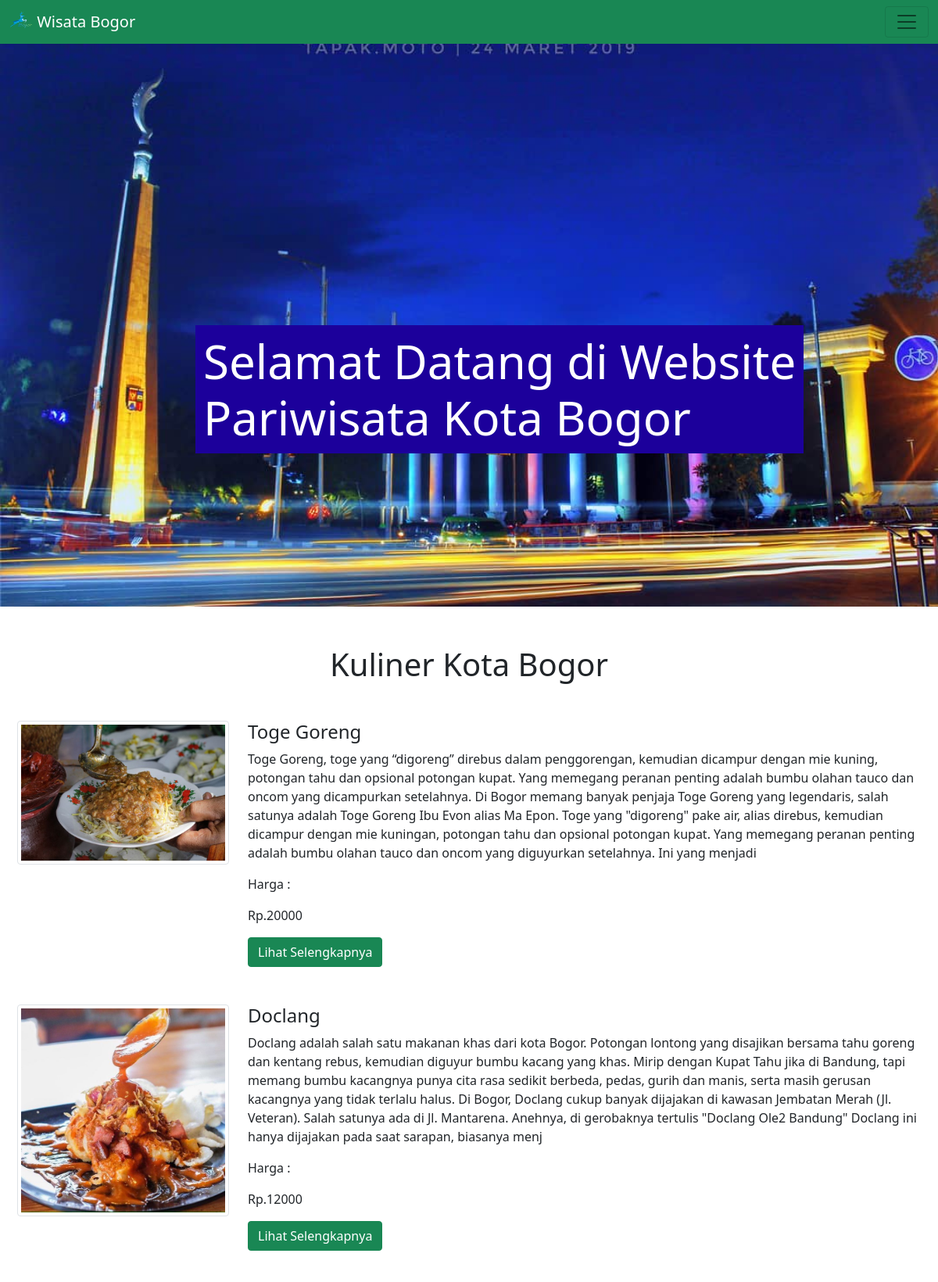
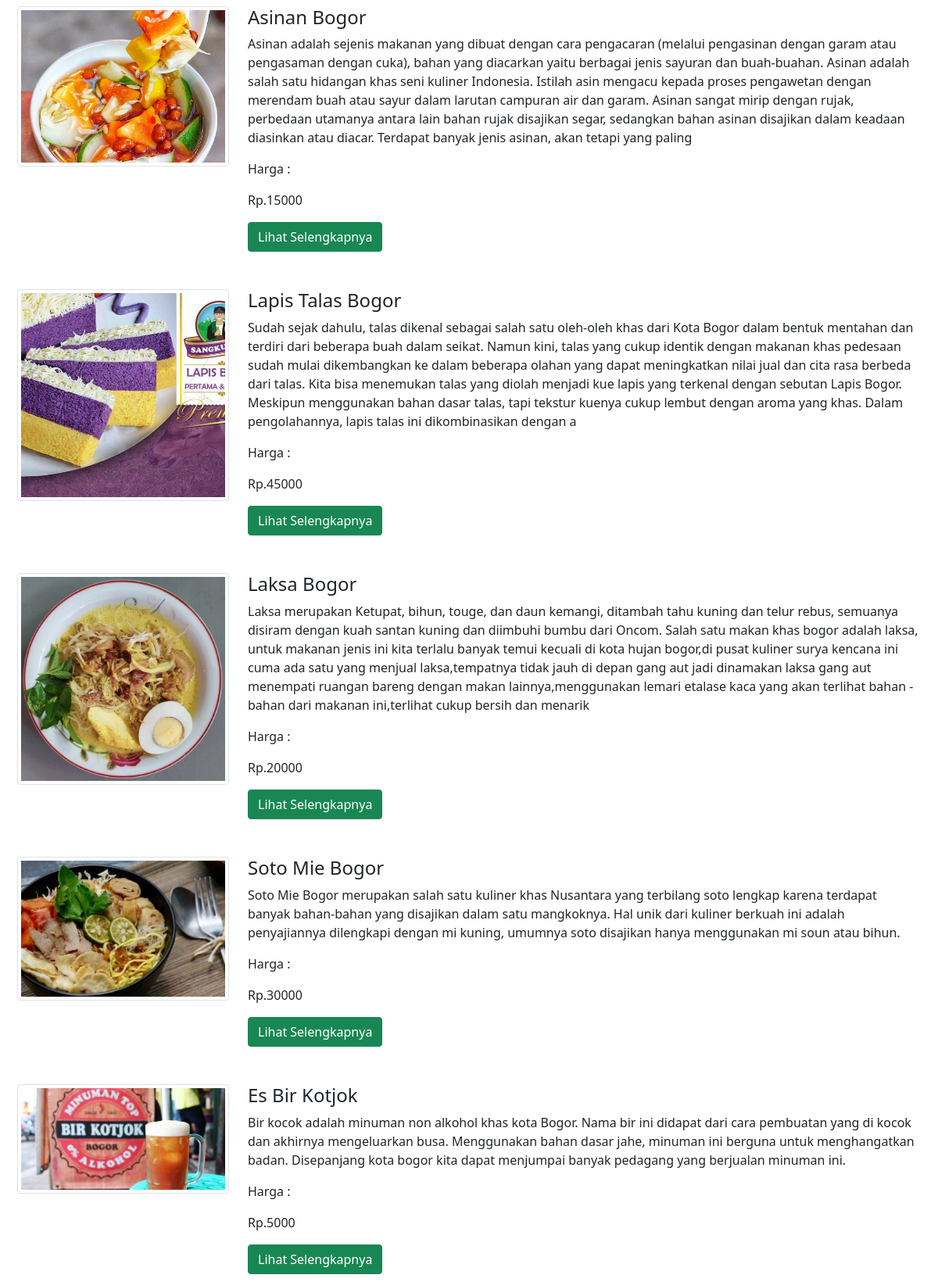
The app's page /wisata-bogor/index.php/frontend/kulinerFrontend with its own data (2 pictures, top to bottom).
### tables this page shows
CREATE TABLE `wisata_kuliner` (
  `id_kuliner` int(15) NOT NULL,
  `nama_kuliner` varchar(60) NOT NULL,
  `keterangan` varchar(600) NOT NULL,
  `kategori` varchar(20) NOT NULL,
  `harga` int(11) NOT NULL,
  `gambar` varchar(258) NOT NULL
);

### wisata-bogor/application/controllers/Frontend.php (called while the page is built, shortened)
<?php
class Frontend extends CI_Controller
{
    public function kulinerFrontend()
    {
        $data['wisata'] = $this->ModelWisata->getWisata()->result_array();
        $data['kuliner'] = $this->ModelWisata->getKuliner()->result_array();
        $data['judul'] = 'Home';
        $this->load->view('templates/header-frontend', $data);
        $this->load->view('frontend/kuliner-frontend', $data);
        $this->load->view('templates/footer-frontend');
    }
}

### wisata-bogor/index.php (called while the page is built, shortened)
<?php
require_once BASEPATH.'core/CodeIgniter.php';

### wisata-bogor/application/models/ModelWisata.php (called while the page is built, shortened)
<?php
class ModelWisata extends CI_Model
{
	public function getKuliner()
    {
        return $this->db->get('wisata_kuliner');
    }
}
?>

### wisata-bogor/application/views/frontend/kuliner-frontend.php (the view)
<div class="bg">
    <h1>Selamat Datang di Website<br>Pariwisata Kota Bogor</h1>
</div>
<div class="container-fluid mt-3">
    <div class="wisata" id="kuliner">
        <h1 class="text-center">Kuliner Kota Bogor</h1>
        <?php
        foreach ($kuliner as $k) { ?>
            <div class="row mt-5">
                <div class="col-sm-3">
                    <img src="<?php echo base_url() ?>assets/img/upload/<?= $k['gambar']; ?>" alt="..." class="img-thumbnail">
                </div>
                <div class="col-sm-9">
                    <h4><?= $k['nama_kuliner']; ?></h4>
                    <p><?= $k['keterangan']; ?></p>
                    <p>Harga : </p>
                    <p>Rp.<?= $k['harga']; ?></p>
                    <a href="" class="btn btn-success">Lihat Selengkapnya</a>
                </div>
            </div>
        <?php } ?>
    </div>
</div>

### wisata-bogor/application/views/templates/header-frontend.php (shortened to what this page needs)
<!DOCTYPE html>
<html lang="en">
<head>
    <link href="<?= base_url('assets/'); ?>css/bootstrap.css" rel="stylesheet" type="text/css">
    <link href="<?= base_url('assets/'); ?>css/wisata.css" rel="stylesheet" type="text/css">
</head>
<body>
    <nav class="navbar navbar-light bg-success">
        <div class="container-fluid">
            <a class="navbar-brand text-white" href="#">
                <img src="<?= base_url('assets/'); ?>img/icon.png" alt="" width="30" height="24" class="d-inline-block align-text-top">
                Wisata Bogor
            </a>
            <button class="navbar-toggler" type="button" data-bs-toggle="collapse" data-bs-target="#navbarNav" aria-controls="navbarNav" aria-expanded="false" aria-label="Toggle navigation">
                <span class="navbar-toggler-icon"></span>
            </button>
        </div>
    </nav>

### wisata-bogor/application/views/templates/footer-frontend.php (shortened to what this page needs)
</body>
</html>

### wisata-bogor/assets/css/wisata.css (style rules this page uses)
.navbar { background-color: green; color: white; }
.bg h1 { padding: 10px; width: fit-content; background-color: rgb(28, 0, 155); font-size: 60px; position: relative; color: white; top: 50%; left: 250px; }
.wisata { margin-top: 40px; padding: 10px; }

### records on screen
wisata_kuliner: gambar (picture), nama_kuliner "Toge Goreng", keterangan "Toge Goreng, toge yang “digoreng” direbus dalam penggorengan, kemudian dicampur dengan mie kuning, potongan tahu dan opsional potongan kupat. Yang memegang peranan penting adalah bumbu olahan tauco dan oncom yang dicampurkan setelahnya. Di Bogor memang banyak penjaja Toge Goreng yang legendaris, salah satunya adalah Toge Goreng Ibu Evon alias Ma Epon. Toge yang \"digoreng\" pake air, alias direbus, kemudian dicampur dengan mie kuningan, potongan tahu dan opsional potongan kupat. Yang memegang peranan penting adalah bumbu olahan tauco dan oncom yang diguyurkan setelahnya. Ini yang menjadi", harga "20000"
wisata_kuliner: gambar (picture), nama_kuliner "Doclang", keterangan "Doclang adalah salah satu makanan khas dari kota Bogor. Potongan lontong yang disajikan bersama tahu goreng dan kentang rebus, kemudian diguyur bumbu kacang yang khas. Mirip dengan Kupat Tahu jika di Bandung, tapi memang bumbu kacangnya punya cita rasa sedikit berbeda, pedas, gurih dan manis, serta masih gerusan kacangnya yang tidak terlalu halus. Di Bogor, Doclang cukup banyak dijajakan di kawasan Jembatan Merah (Jl. Veteran). Salah satunya ada di Jl. Mantarena. Anehnya, di gerobaknya tertulis \"Doclang Ole2 Bandung\" Doclang ini hanya dijajakan pada saat sarapan, biasanya menj", harga "12000"
wisata_kuliner: gambar (picture), nama_kuliner "Asinan Bogor", keterangan "Asinan adalah sejenis makanan yang dibuat dengan cara pengacaran (melalui pengasinan dengan garam atau pengasaman dengan cuka), bahan yang diacarkan yaitu berbagai jenis sayuran dan buah-buahan. Asinan adalah salah satu hidangan khas seni kuliner Indonesia. Istilah asin mengacu kepada proses pengawetan dengan merendam buah atau sayur dalam larutan campuran air dan garam. Asinan sangat mirip dengan rujak, perbedaan utamanya antara lain bahan rujak disajikan segar, sedangkan bahan asinan disajikan dalam keadaan diasinkan atau diacar. Terdapat banyak jenis asinan, akan tetapi yang paling", harga "15000"
wisata_kuliner: gambar (picture), nama_kuliner "Lapis Talas Bogor", keterangan "Sudah sejak dahulu, talas dikenal sebagai salah satu oleh-oleh khas dari Kota Bogor dalam bentuk mentahan dan terdiri dari beberapa buah dalam seikat. Namun kini, talas yang cukup identik dengan makanan khas pedesaan sudah mulai dikembangkan ke dalam beberapa olahan yang dapat meningkatkan nilai jual dan cita rasa berbeda dari talas. Kita bisa menemukan talas yang diolah menjadi kue lapis yang terkenal dengan sebutan Lapis Bogor. Meskipun menggunakan bahan dasar talas, tapi tekstur kuenya cukup lembut dengan aroma yang khas. Dalam pengolahannya, lapis talas ini dikombinasikan dengan a", harga "45000"
wisata_kuliner: gambar (picture), nama_kuliner "Laksa Bogor", keterangan "Laksa merupakan Ketupat, bihun, touge, dan daun kemangi, ditambah tahu kuning dan telur rebus, semuanya disiram dengan kuah santan kuning dan diimbuhi bumbu dari Oncom. Salah satu makan khas bogor adalah laksa, untuk makanan jenis ini kita terlalu banyak temui kecuali di kota hujan bogor,di pusat kuliner surya kencana ini cuma ada satu yang menjual laksa,tempatnya tidak jauh di depan gang aut jadi dinamakan laksa gang aut menempati ruangan bareng dengan makan lainnya,menggunakan lemari etalase kaca yang akan terlihat bahan - bahan dari makanan ini,terlihat cukup bersih dan menarik", harga "20000"
wisata_kuliner: gambar (picture), nama_kuliner "Soto Mie Bogor", keterangan "Soto Mie Bogor merupakan salah satu kuliner khas Nusantara yang terbilang soto lengkap karena terdapat banyak bahan-bahan yang disajikan dalam satu mangkoknya. Hal unik dari kuliner berkuah ini adalah penyajiannya dilengkapi dengan mi kuning, umumnya soto disajikan hanya menggunakan mi soun atau bihun.", harga "30000"
wisata_kuliner: gambar (picture), nama_kuliner "Es Bir Kotjok", keterangan "Bir kocok adalah minuman non alkohol khas kota Bogor. Nama bir ini didapat dari cara pembuatan yang di kocok dan akhirnya mengeluarkan busa. Menggunakan bahan dasar jahe, minuman ini berguna untuk menghangatkan badan. Disepanjang kota bogor kita dapat menjumpai banyak pedagang yang berjualan minuman ini.", harga "5000"
